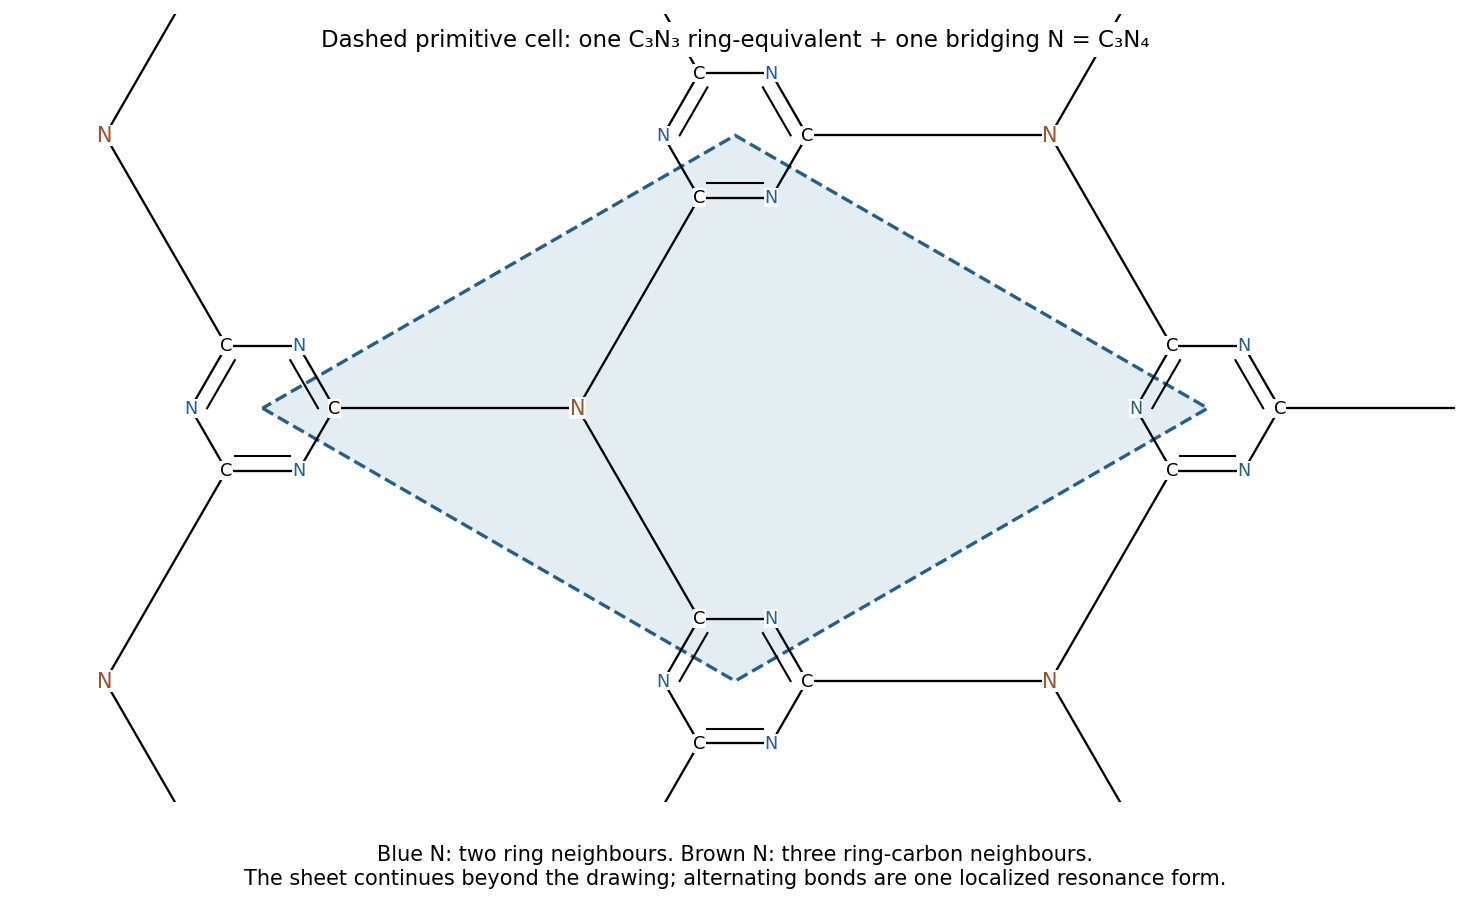

This chart was generated by the following Python code:
"""Original ideal triazine C3N4 sheet and repeat cell; not an experimental reconstruction."""
import matplotlib
matplotlib.use('Agg')
import matplotlib.pyplot as plt
from matplotlib.patches import Polygon
import numpy as np

fig,ax=plt.subplots(figsize=(10.0,6.1),facecolor='white')
d=2.8;r=.64
v1=np.array([1.5*d,-np.sqrt(3)*d/2]);v2=np.array([1.5*d,np.sqrt(3)*d/2])
cell=np.array([[0,0],v1,v1+v2,v2])
ax.add_patch(Polygon(cell,facecolor='#e4edf2',edgecolor='#245f8a',ls='--',lw=1.6,zorder=0))
bridges={}
for m in range(-2,3):
    for n in range(-2,3):
        center=m*v1+n*v2
        if not (-4.0<center[0]<12.7 and -4.9<center[1]<4.9):continue
        points=center+r*np.column_stack([np.cos(np.arange(6)*np.pi/3),np.sin(np.arange(6)*np.pi/3)])
        for i,(a,b) in enumerate(zip(points,np.roll(points,-1,axis=0))):
            ax.plot([a[0],b[0]],[a[1],b[1]],color='black',lw=1.1,zorder=1)
            if i%2==0:
                aa=center+.77*(a-center);bb=center+.77*(b-center)
                ax.plot([aa[0],bb[0]],[aa[1],bb[1]],color='black',lw=1.0,zorder=1)
        for i,p in enumerate(points):
            is_c=i%2==0
            ax.text(*p,'C' if is_c else 'N',ha='center',va='center',fontsize=8.5,color='black' if is_c else '#245f8a',bbox={'facecolor':'white','edgecolor':'none','pad':.2},zorder=3,clip_on=True)
            if is_c:
                direction=(p-center)/r;b=center+d*direction
                ax.plot([p[0],b[0]],[p[1],b[1]],color='black',lw=1.1,zorder=1)
                bridges[tuple(np.round(b,5))]=b
for b in bridges.values():
    ax.text(*b,'N',ha='center',va='center',fontsize=10,color='#a34f26',bbox={'facecolor':'white','edgecolor':'none','pad':.4},zorder=4,clip_on=True)
ax.set(xlim=(-2.2,10.6),ylim=(-3.5,3.5),aspect='equal');ax.axis('off')
ax.text(4.2,3.22,'Dashed primitive cell: one C₃N₃ ring-equivalent + one bridging N = C₃N₄',ha='center',fontsize=11,bbox={'facecolor':'white','edgecolor':'none','pad':3})
fig.text(.5,.025,'Blue N: two ring neighbours. Brown N: three ring-carbon neighbours.\nThe sheet continues beyond the drawing; alternating bonds are one localized resonance form.',ha='center',fontsize=10)
fig.tight_layout(rect=(0,.09,1,1));fig.savefig('paper-1-carbon-nitride.png',dpi=150,facecolor='white',bbox_inches='tight');plt.close(fig)
